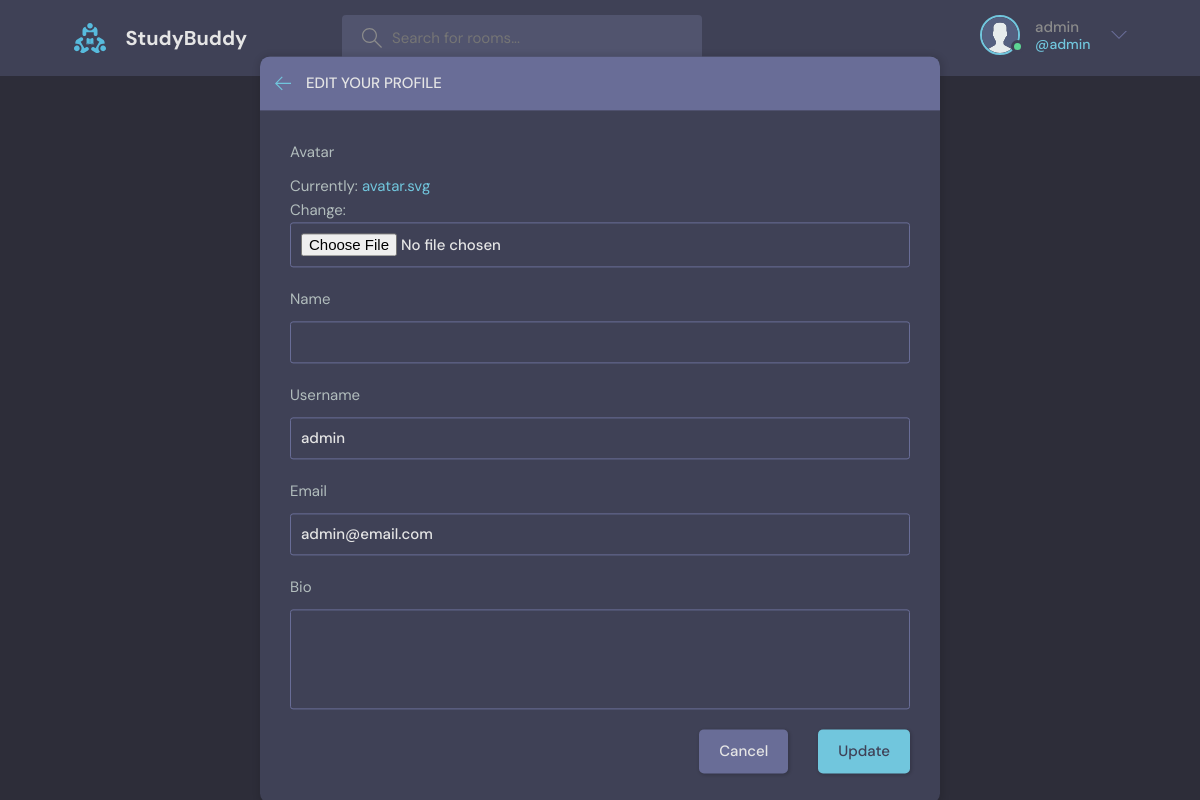
/update-user/ (signed in), run on an earlier commit of the app's database.
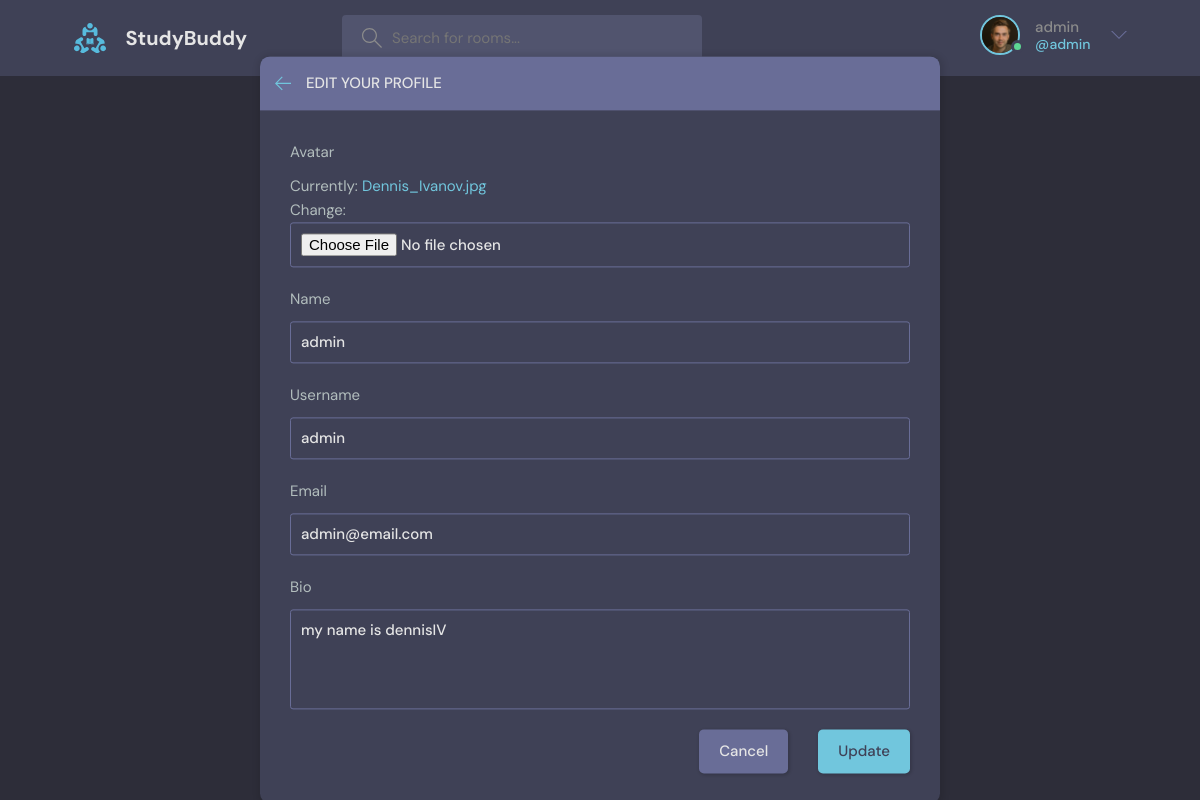
And on a later commit of the database.
### base/models.py (models this page shows)
class User(AbstractUser):
    name=models.CharField(max_length=200)
    bio=models.TextField(null=True)
    avatar=models.ImageField(default='avatar.svg',null=True)
    email=models.EmailField(unique=True,null=True)

### base/views.py (the view)
# urls.py: path('update-user/',views.updateUser,name='update-user'),
def updateUser(request):
    user=request.user
    form=UserForm(instance=user)
    if request.method == 'POST':
        form=UserForm(request.POST,request.FILES,instance=user)
        if form.is_valid():
            form.save()
            return redirect('profile',pk=user.id)
    context={'form':form}
    return render(request,'base/edit-user.html',context)

### base/forms.py
class UserForm(ModelForm):
    class Meta:
        model=User
        fields=['avatar','name','username','email','bio']

### base/templates/base/edit-user.html (shortened to what this page needs)
{% extends 'main.html' %}
{% block content %}
    <main class="update-account layout">
        <div class="container">
            <div class="layout__box">
                <div class="layout__boxHeader">
                    <div class="layout__boxTitle">
                        <a href="profile.html">
                            <svg version="1.1" xmlns="http://www.w3.org/2000/svg" width="32" height="32"
                                viewBox="0 0 32 32">
                                <title>arrow-left</title>
                                <path
                                    d="M13.723 2.286l-13.723 13.714 13.719 13.714 1.616-1.611-10.96-10.96h27.625v-2.286h-27.625l10.965-10.965-1.616-1.607z">
                                </path>
                            </svg>
                        </a>
                        <h3>Edit your profile</h3>
                    </div>
                </div>
                <div class="layout__body">
                    <form class="form" action="" method="POST" enctype="multipart/form-data">
                    {% for field in form %}
                    <div class="form__group">
                      <label for="">{{field.label}}</label>
                      {{field}}
                    </div>
                     {% endfor %}
                        <div class="form__action">
                            <a class="btn btn--dark" href="{% url 'home' %}">Cancel</a>
                            <button class="btn btn--main" type="submit">Update</button>
                        </div>
                    </form>
                </div>
            </div>
        </div>
    </main>
{% endblock content %}

### base/templates/navbar.html (shortened to what this page needs)
{% load static %}
<header class="header header--loggedIn">
    <div class="container">
      <a href="/" class="header__logo">
        <img src="{% static 'images/logo.svg' %}" />
        <h1>StudyBuddy</h1>
      </a>
      <form class="header__search">
        <label>
          <input placeholder="Search for rooms..." />
        </label>
      </form>
      <nav class="header__menu">
        {% if request.user.is_authenticated %}
        <div class="header__user">
          <a href="{% url 'profile' request.user.id %}">
            <div class="avatar avatar--medium active">
              <img src="{{request.user.avatar.url}}" />
            </div>
            <p>{{request.user.username}}<span>@{{request.user}}</span></p>
          </a>
          <button class="dropdown-button">
            <svg version="1.1" xmlns="http://www.w3.org/2000/svg" width="32" height="32" viewBox="0 0 32 32">
              <title>chevron-down</title>
              <path d="M16 21l-13-13h-3l16 16 16-16h-3l-13 13z"></path>
            </svg>
          </button>
        </div>
        {% else %}
        <a href="{% url 'login' %}">
          <img src="{% static 'images/avatar.svg' %}" />
          <p>Login</p>
        </a>
        {% endif %}
      </nav>
    </div>
  </header>

What changed in the data, as far as the page shows it:
changed User "admin": user.avatar: picture added in place of a placeholder; name (not shown) → "admin"; bio (not shown) → "my name is dennisIV"
Also different on the page:
text no longer shown: "Currently: avatar.svg Change:"
text now shown: "Currently: Dennis_Ivanov.jpg Change:"
